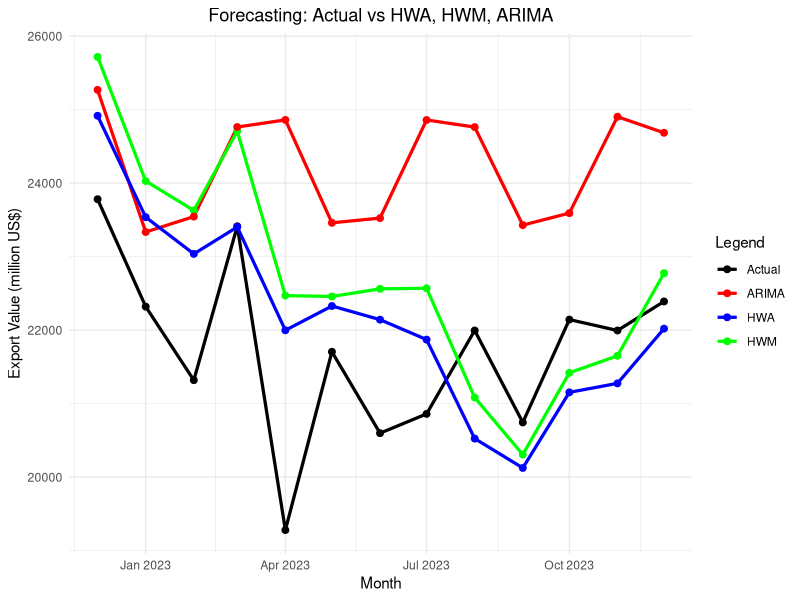

Here is the R script that generated this plot:
library(ggplot2)
library(tidyr)
library(dplyr)

# Create data frame from your table (I converted commas to dots for decimals)
df <- data.frame(
  Date = as.Date(c("2022-12-01", "2023-01-01", "2023-02-01", "2023-03-01",
                   "2023-04-01", "2023-05-01", "2023-06-01", "2023-07-01",
                   "2023-08-01", "2023-09-01", "2023-10-01", "2023-11-01",
                   "2023-12-01")),
  Actual = c(23782.7, 22320.7, 21319.7, 23413.9, 19280.4, 21706.5,
             20599, 20861.3, 21996.3, 20744.9, 22144.5, 21995.9, 22391.2),
  HWA = c(24917.9433, 23538.13614, 23038.38987, 23404.08737, 21999.0762,
          22329.0833, 22143.35984, 21871.88789, 20525.32244, 20125.53982,
          21154.69698, 21276.68944, 22021.28651),
  HWM = c(25719.03454, 24029.5068, 23629.6048, 24709.49213, 22470.86696,
          22459.23047, 22562.82439, 22570.86575, 21083.94796, 20307.6267,
          21420.92957, 21651.94554, 22775.00275),
  ARIMA = c(25270.39, 23336.07, 23545.74, 24764.66, 24861.63, 23461.17,
            23525.31, 24860.45, 24763.53, 23430, 23593.03, 24904.46, 24685.99)
)

# Reshape data for ggplot
df_long <- df %>%
  pivot_longer(cols = -Date, names_to = "Type", values_to = "Value")

# Plot
ggplot(df_long, aes(x = Date, y = Value, color = Type)) +
  geom_line(size = 1.1) +
  geom_point(size = 2) +
  labs(title = "Forecasting: Actual vs HWA, HWM, ARIMA",
       x = "Month", y = "Export Value (million US$)", color = "Legend") +
  scale_color_manual(values = c("Actual" = "black",
                                "HWA" = "blue",
                                "HWM" = "green",
                                "ARIMA" = "red")) +
  theme_minimal() +
  theme(plot.title = element_text(hjust = 0.5))
